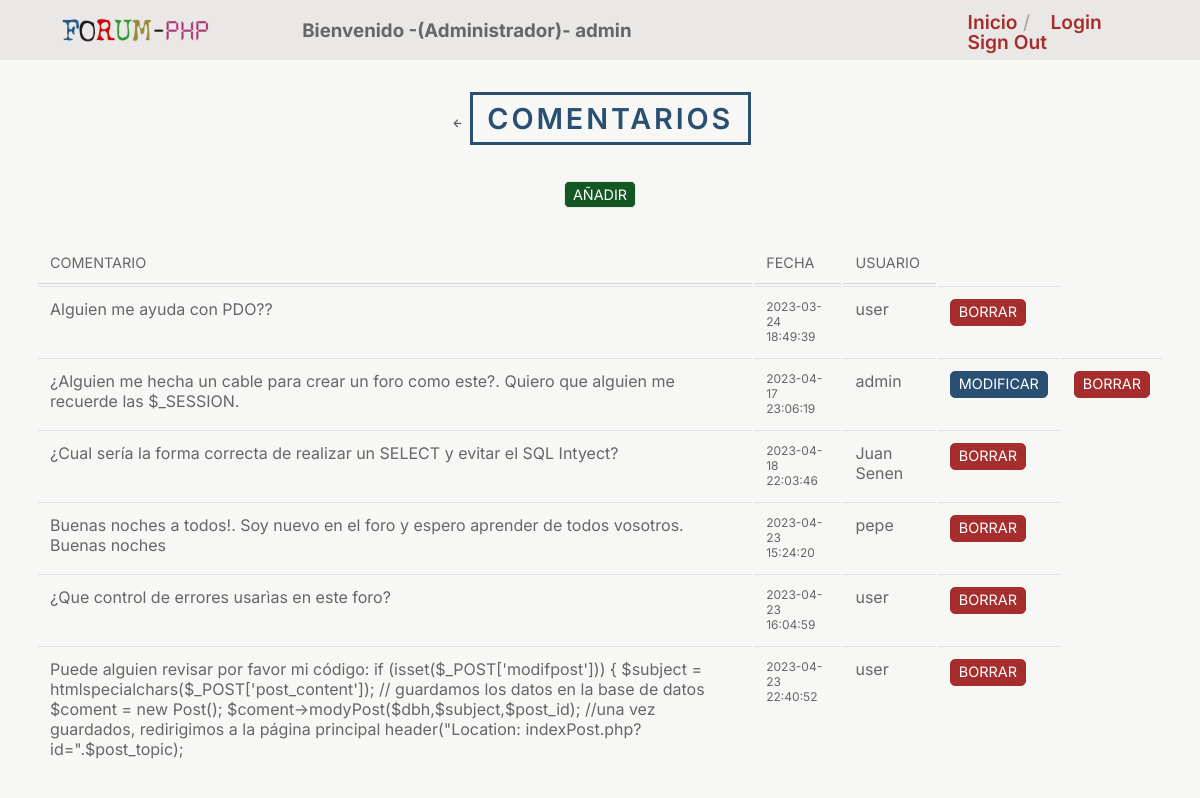
Page /indexPost.php?id=4 (signed in) on the committed database.
### tables this page shows
CREATE TABLE `posts` (
  `post_id` int(8) NOT NULL,
  `post_content` text NOT NULL,
  `post_date` datetime NOT NULL DEFAULT CURRENT_TIMESTAMP ON UPDATE CURRENT_TIMESTAMP,
  `post_topic` int(8) NOT NULL,
  `post_by` int(8) NOT NULL
);

CREATE TABLE `users` (
  `user_id` int(8) NOT NULL,
  `user_name` varchar(20) NOT NULL,
  `user_mail` varchar(50) NOT NULL,
  `user_password` varchar(255) NOT NULL,
  `user_level` int(2) NOT NULL DEFAULT '1'
);

### controller/post_controller.php (called while the page is built, shortened)
<?php
require_once('./domain/Conecction.php');
require_once('./domain/Post.php');
function iniPost($topic_id)
{
  $conection = new Conecction();
  $dbh = $conection->getConection();
  include('view/header_view.php');
  $post = new Post();
  $comentarios = $post->getPosts($dbh, $topic_id);
  include('model/listpost_model.php');
  listPost($dbh, $comentarios, $topic_id);
}
?>

### domain/Post.php (called while the page is built, shortened)
<?php
class Post
{
  public function getPosts($dbh,$topic_id){
      try{
        $stmt = $dbh->prepare("SELECT post_id, post_content, post_date, post_by FROM posts WHERE post_topic = :id ORDER BY post_date ASC" );
        $stmt->bindParam(":id", $topic_id, PDO::PARAM_INT);
        $stmt->execute();
        $comentarios = $stmt->fetchAll(PDO::FETCH_ASSOC);
        return $comentarios;
      } catch (PDOException $e) {
        echo "ERROR: " . $e->getMessage();
        redirect('errorpagePDO_view.php');
    }
  }
}
?>

### view/MemberPost_view.php (the view, shortened to what this page needs)
<?php
require_once('./model/searchUser_model.php');
?>
<tr>
  <td>
    <?= $post['post_content'] ?>
  </td>
  <td style="font-size:75%;">
    <?= $date = $post['post_date']; ?>
  </td>
  <td>
    <?= searchUser($post['post_by'], $dbh); ?>
  </td>
  <?php
  if (isset($_SESSION['user_level']) && ($_SESSION['user_id'] == $post['post_by'])) { ?>
    <td><a href="indexModPost.php?id=<?= $post['post_id'] ?>" class="btn btn-primary">Modificar</a></td>
    <td><a href="indexDelPost.php?id=<?= $post['post_id'] ?>" class="btn btn-danger">Borrar</a></td>
    <?php
  } elseif (($_SESSION['user_level'] == 0) && ($_SESSION['user_id'] == $post['post_by'])) { ?>
    <td><a href="indexModPost.php?id=<?= $post['post_id'] ?>" class="btn btn-primary">Modificar</a></td>
    <td><a href="indexDelPost.php?id=<?= $post['post_id'] ?>" class="btn btn-danger">Borrar</a></td>
    <?php
  } elseif ($_SESSION['user_level'] == 0 && ($_SESSION['user_id'] != $post['post_by'])) { ?>
    <td><a href="indexDelPost.php?id=<?= $post['post_id'] ?>" class="btn btn-danger">Borrar</a></td>
    <?php
  }
  ?>
</tr>

### model/listpost_model.php
<?php
function listPost($dbh, $comentarios, $topic_id)
{
  ?>
  <main class="container">
    <section class="header">
      <a href="#" onclick="window.history.back(); return false;">
        <span class='uil-arrow-left'></span>
      </a>
      <h1>Comentarios</h1>
    </section>
    <table>
      <tr>
        <th>Comentario</th>
        <th>Fecha</th>
        <th>Usuario</th>
        <?php
        foreach ($comentarios as $post) {
          include('./view/MemberPost_view.php');
        }
        ?>
  </main>
  <section class="header">
    <?php
    if ($_SESSION['user_level'] == 0 || $_SESSION['user_level'] == 1) {
      ?>
      <a href="indexAddPost.php?id=<?= $topic_id ?>" class="btn btn-secondary">Añadir</a>
      <?php
    }
    ?>
  </section>
  <?php
}

### model/searchUser_model.php
<?php
function searchUser($id, $dbh)
{
  try {
    $stmt = $dbh->prepare("SELECT user_name FROM users WHERE user_id = :id");
    $stmt->bindParam(":id", $id, PDO::PARAM_INT);
    $stmt->execute();
    $users = $stmt->fetchAll(PDO::FETCH_ASSOC);
    $row = $stmt->rowCount();
    if ($row > 0)
    {
      foreach ($users as $username) {
        $name = $username['user_name'];
        echo $name;
      }
    } else {
      echo '';
    }
  } catch (PDOException $e) {
    echo "ERROR: " . $e->getMessage();
  }
}

### css/styles.css (style rules this page uses)
* { box-sizing: border-box; }
body { margin: 0; color: #666; background-color: #f7f7f5; }
a { color: #666; }
body { font-family: 'Inter', 'Arial', sans-serif; font-size: 100%; }
a { text-decoration: none; }
h1 { font-size: 1.8em; }
h1, h2 { font-weight: 600; margin: 0 0 0.14em 0; }
.container { margin: 0 auto 0 auto; max-width: 94%; }
.header { text-align: center; margin-bottom: 2em; text-transform: uppercase; }
.header h1 { color: #295073; border: 3px solid #295073; letter-spacing: 0.1em; display: inline-block; padding: .2em .5em; }
.btn, .btn-search { color: #fff; background: #295073; display: inline-block; width: min-content; white-space: nowrap; border: 1px solid transparent; border-radius: 5px; padding: .1rem .5rem; line-height: 1.5; vertical-align: middle; text-transform: uppercase; }
.btn { font-size: 0.9rem; }
.btn-primary { background-color: #295073; border-color: #295073; }
.btn-secondary { color: #fff; background: #155724; border-color: #e9e8e6; }
.btn-danger { background-color: #a62d2d; border-color: #a62d2d; }
table { width: 100%; margin-top: 2rem; table-layout: auto; background-color: transparent; border-collapse: separate; }
th { text-align: left; text-transform: uppercase; font-size: 0.9rem; font-weight: normal; border-bottom: 1px solid #d6d6d6; padding: .75rem; vertical-align: top; }
td { padding: .75rem; vertical-align: top; border-top: 1px solid #dee2e6; }

### rows in the picture
posts: post_content "Alguien me ayuda con PDO??", post_date "2023-03-24 18:49:39"
users: user_name "user"
posts: post_content "¿Alguien me hecha un cable para crear un foro como este?. Quiero que alguien me recuerde las $_SESSION.", post_date "2023-04-17 23:06:19"
users: user_name "admin"
posts: post_content "¿Cual sería la forma correcta de realizar un SELECT y evitar el SQL Intyect?", post_date "2023-04-18 22:03:46"
users: user_name "Juan Senen"
posts: post_content "Buenas noches a todos!. Soy nuevo en el foro y espero aprender de todos vosotros. Buenas noches", post_date "2023-04-23 15:24:20"
users: user_name "pepe"
posts: post_content "¿Que control de errores usarìas en este foro?", post_date "2023-04-23 16:04:59"
posts: post_content "Puede alguien revisar por favor mi código: if (isset($_POST['modifpost'])) { $subject = htmlspecialchars($_POST['post_content']); // guardamos los datos en la base de datos $coment = new Post(); $coment->modyPost($dbh,$subject,$post_id); //una vez guardados, redirigimos a la página principal header(\"Location: indexPost.php?id=\".$post_topic);", post_date "2023-04-23 22:40:52"

### other values in the picture
$_SESSION['user_name'] "admin"
